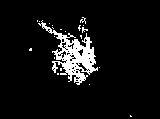
#> input picture MorphologicalTranslations/gun.bmp, 160 x 119 px
$ python MP2.py gun.bmp
#> lines starting #> are read from the running program, lines starting #| are printed output that depends on the picture; after the words box and inside, x2 and y2 are one past the last pixel; in counts of white or black regions, pixels touching at a corner belong together
# -*- coding: utf-8 -*-
"""
EECS 332, MP2
Fall 2018

@author Jeremy Midvidy, jam658
"""

import sys
import imageio
import numpy as np
import matplotlib.image
import copy

def Erosion(A, SE, org):
    # go through image and use 'e' command to
    # recieve label from the inputted Structure Element
    out = []
    count = 0
    for r in range(0, len(A)):
        curr = []
        for c in range(0, len(A[0])):
            label = getCellLabel(A, r, c, SE, org, 'e')
            if label == 0 and A[r][c] == 1:
                count += 1
            curr.append(label)
        out.append(curr)
    return out, count

def Dilation(A, SE, org):
    # go through image and use 'd' command to
    # recieve label from the inputted Structure Element
    out = []
    count = 0
    for r in range(0, len(A)):
        curr = []
        for c in range(0, len(A[0])):
            label = getCellLabel(A, r, c, SE, org, 'd')
            if label == 1 and A[r][c] == 0:
                count += 1
            curr.append(label)
        out.append(curr)
    return out, count

def Opening(e, SE, org):
    return Dilation(e, SE, org)

def Closing(d, SE, org):
    return Erosion(d, SE, org)

def Boundary(A, e):
    # boundry = A - Erosion
    count = 0
    for r in range(0, len(A)):
        for c in range(0, len(A[0])):
            if A[r][c] == 1 and e[r][c] == 1:
                A[r][c] = 0
                count += 1
    return A, count


def getCellLabel(A, r, c, SE, og, func):

    # use extract rather than found as to enable better debugging
    # and appply same functin to dilation, erosion, boundry

    extract = []
    start_row = r - og[0]
    start_col = c - og[1]

    # extract MASK area from the image
    sr = copy.deepcopy(start_row)
    sc = copy.deepcopy(start_col)
    i = 0
    while i < len(SE):
        sc = copy.deepcopy(start_col)
        j = 0
        curr = []
        while j < len(SE[0]):
            if (sr < len(A) and sr > -1) and (sc < len(A[0]) and sc > -1):
                curr.append(A[sr][sc])
            else:
                curr.append(-1)
            j += 1
            sc += 1
        extract.append(curr)
        sr += 1
        i += 1

    # ----- process EROSION or DILATION ------ #
    # if func is EROSION; 1 for perfect match
    if func == 'e':
        for i in range(0, len(SE)):
            for j in range(0, len(SE[0])):
                if SE[i][j] == 1 and extract[i][j] == 1:
                    continue
                else:
                    return 0
        return 1
    # if func is DILATION; 1 for some match
    else:
        for i in range(0, len(SE)):
            for j in range(0, len(SE[0])):
                if SE[i][j] == 1 and extract[i][j] == 1:
                    return 1
        return 0
    return


def writeProcess(h):
    for r in range(0, len(h)):
        for c in range(0, len(h[0])):
            if h[r][c] == 1:
                h[r][c] = 255
    return h


def writeImage(I,p, ind):
    I = writeProcess(I)
    d = {0:'erosion_image', 1:'dilaiton_image',2:'opening_image', 3:'closing_image', 4:'boundary_image'}
    ret = np.array(I)
    #np.savetxt("result", I,fmt='%s', delimiter=' ')
    end_path = "_" + d[ind] + "_result"
    end_path = "results//" + str(p)[:len(p)-4] + end_path
    matplotlib.image.imsave(end_path, ret.astype(np.uint8))
    return


def main(p):

    #read image, preprocess, and init SE
#> called with p = 'gun.bmp'
    A = imageio.imread(p).tolist()
#> A = 119 items
    for r in range(0, len(A)):
        for c in range(0, len(A[0])):
            if A[r][c] == 255:
                A[r][c] = 1
#> this loop made 119 passes

    SE = [[1,1,1,1,1],[1,1,1,1,1],[1,1,1,1,1]]
    org = [1,2]

    # main func calls to gather each desired morphological image translation
    erosion_image, e_count = Erosion(copy.deepcopy(A), SE, org)
#> the loop in Erosion, `for r in range(0, len(A)):` made 119 passes
    dilaiton_image, d_count = Dilation(copy.deepcopy(A), SE, org)
#> the loop in Dilation, `for r in range(0, len(A)):` made 119 passes
    opening_image, o_count = Opening(copy.deepcopy(erosion_image), SE, org)
#> the loop in Dilation (call 2), `for r in range(0, len(A)):` made 119 passes
    closing_image, c_count = Closing(copy.deepcopy(dilaiton_image), SE, org)
#> the loop in Erosion (call 2), `for r in range(0, len(A)):` made 119 passes
    boundary_image, b_count = Boundary(copy.deepcopy(A), copy.deepcopy(erosion_image))
#> the loop in Boundary, `for r in range(0, len(A)):` made 119 passes

    # adjust opening and closing counts
    o_count = o_count + e_count
    c_count = c_count + d_count

    # print counts to commnad line
    print("----------------------------------------------------------------------------")
    print("Running erosion, dilation, opening, closing, and boundary on " + str(p) + ".")
    print("----------------------------------------------------------------------------")
    print("During erosion : " + str(e_count) + " total changes were made.")
#| During erosion : 1135 total changes were made.
    print("During dilation: " + str(d_count) + " total changes were made.")
#| During dilation: 1176 total changes were made.
    print("During opening : " + str(o_count) + " total changes were made.")
#| During opening : 1536 total changes were made.
    print("During closing : " + str(c_count) + " total changes were made.")
#| During closing : 1803 total changes were made.
    print("During boundary: " + str(b_count) + " total changes were made.")
#| During boundary: 205 total changes were made.
    print("----------------------------------------------------------------------------")

    # write each image to picture file stored in "\\results
    res = [erosion_image, dilaiton_image, opening_image, closing_image, boundary_image]
    i = 0
    for elem in res:
        writeImage(elem,p, i)
        i += 1
#> this loop made 1 pass
#> pass 1, in writeImage, `ret = np.array(I)`:
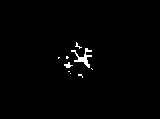
#> ret: shape (119, 160) int64; 1.1% white; 9 white regions (7 under 20 px), largest, box (x1, y1, x2, y2) and area: (71, 48, 92, 68) 136, (64, 62, 73, 68) 28

    return


if __name__ == '__main__':
    #path = "gun.bmp"
    path = sys.argv[1]
#> (the run stopped early here; a loop or call above may not have finished)
